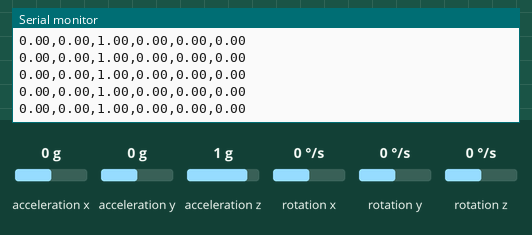
Simulated run of this sketch. Board: Arduino Nano 33 BLE. Shown: the last lines printed to the serial monitor. The inputs (shaded band) are chosen by the test bench; at power-on: acceleration x 0 g, acceleration y 0 g, acceleration z 1 g, rotation x 0 °/s, rotation y 0 °/s, rotation z 0 °/s.

Above: at 1.2 s.
1.3 s: acceleration x set to -1.4 g
At 2.4 s:
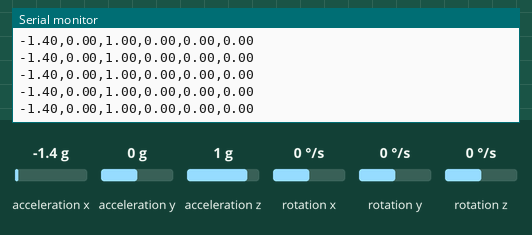
2.8 s: acceleration y set to -1.4 g
At 3.9 s:
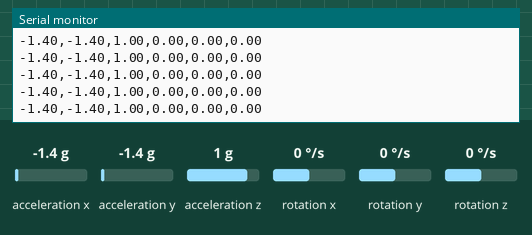
5.8 s: acceleration z set to -1.4 g
Timing chart, 0 to 6.5 s (numbered marks = the images above; inputs shaded):
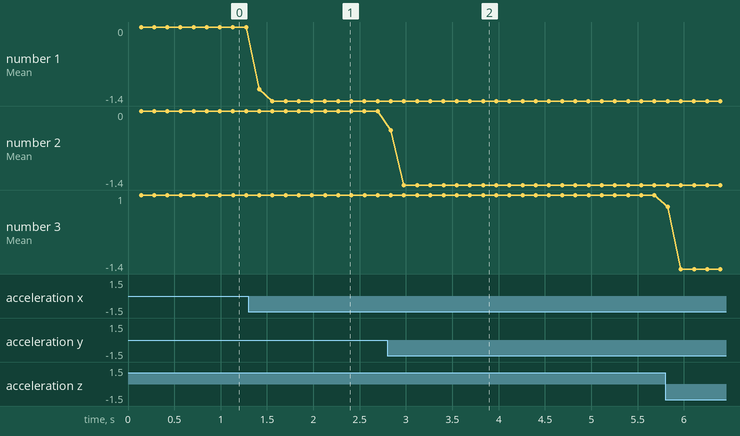

The sketch:

03_statistics.ino
```cpp
#include <Arduino_BMI270_BMM150.h>

// Variables for tracking statistics (Min, Max, Mean)
int sampleCount = 0;
const int batchSize = 50; // Calculate stats every 50 samples

float minX = 1000, maxX = -1000, sumX = 0;
float minY = 1000, maxY = -1000, sumY = 0;
float minZ = 1000, maxZ = -1000, sumZ = 0;

void setup() {
  Serial.begin(9600);
  while (!Serial); // Wait for Serial Monitor to open

  if (!IMU.begin()) {
    Serial.println("Failed to initialize IMU!");
    while (1);
  }

  Serial.println("IMU initialized successfully.");
  Serial.print("Accelerometer sample rate: ");
  Serial.print(IMU.accelerationSampleRate());
  Serial.println(" Hz");
  Serial.print("Gyroscope sample rate: ");
  Serial.print(IMU.gyroscopeSampleRate());
  Serial.println(" Hz");
  Serial.println("Format: ACC_X, ACC_Y, ACC_Z, GYRO_X, GYRO_Y, GYRO_Z");
}

void loop() {
  float ax, ay, az;
  float gx, gy, gz;

  // Check if both accelerometer and gyroscope data are available
  if (IMU.accelerationAvailable() && IMU.gyroscopeAvailable()) {
    IMU.readAcceleration(ax, ay, az);
    IMU.readGyroscope(gx, gy, gz);

    // 1. Stream raw data (captured by your Python script into CSV)
    Serial.print(ax); Serial.print(",");
    Serial.print(ay); Serial.print(",");
    Serial.print(az); Serial.print(",");
    Serial.print(gx); Serial.print(",");
    Serial.print(gy); Serial.print(",");
    Serial.println(gz);

    // 2. Track values for Min, Max, and Mean (using X, Y, Z acceleration)
    if (ax < minX) minX = ax;
    if (ax > maxX) maxX = ax;
    sumX += ax;

    if (ay < minY) minY = ay;
    if (ay > maxY) maxY = ay;
    sumY += ay;

    if (az < minZ) minZ = az;
    if (az > maxZ) maxZ = az;
    sumZ += az;

    sampleCount++;

    // 3. Print out statistics every batch of 50 samples
    if (sampleCount >= batchSize) {
      Serial.println("\n--- ACCEL STATS (Last 50 samples) ---");
      Serial.print("X Axis -> Min: "); Serial.print(minX); Serial.print(" | Max: "); Serial.print(maxX); Serial.print(" | Mean: "); Serial.println(sumX / sampleCount);
      Serial.print("Y Axis -> Min: "); Serial.print(minY); Serial.print(" | Max: "); Serial.print(maxY); Serial.print(" | Mean: "); Serial.println(sumY / sampleCount);
      Serial.print("Z Axis -> Min: "); Serial.print(minZ); Serial.print(" | Max: "); Serial.print(maxZ); Serial.print(" | Mean: "); Serial.println(sumZ / sampleCount);
      Serial.println("--------------------------------------\n");

      // Reset variables for the next batch
      sampleCount = 0;
      minX = 1000; maxX = -1000; sumX = 0;
      minY = 1000; maxY = -1000; sumY = 0;
      minZ = 1000; maxZ = -1000; sumZ = 0;
    }
  }
}
```

Measured:
- after the input at 1.3 s, the serial monitor: prints a new line at once (image 1)
- after the input at 2.8 s, the serial monitor: prints a new line at once (image 2)
- plotted number 1: 0 → -1.4 after the input at 1.3 s
